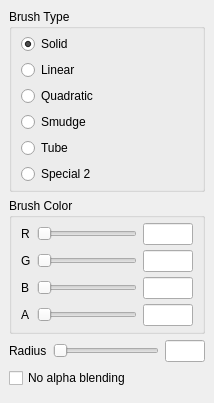
  <widget class="QDockWidget" name="brushDock">
   <property name="sizePolicy">
    <sizepolicy hsizetype="Preferred" vsizetype="Preferred">
     <horstretch>0</horstretch>
     <verstretch>0</verstretch>
    </sizepolicy>
   </property>
   <property name="floating">
    <bool>false</bool>
   </property>
   <property name="allowedAreas">
    <set>Qt::AllDockWidgetAreas</set>
   </property>
   <property name="windowTitle">
    <string>Brush</string>
   </property>
   <attribute name="dockWidgetArea">
    <number>1</number>
   </attribute>
   <widget class="QWidget" name="brushDockContents">
    <property name="sizePolicy">
     <sizepolicy hsizetype="Preferred" vsizetype="Preferred">
      <horstretch>0</horstretch>
      <verstretch>0</verstretch>
     </sizepolicy>
    </property>
    <layout class="QVBoxLayout" name="verticalLayout_3">
     <item>
      <widget class="QGroupBox" name="brushType">
       <property name="title">
        <string>Brush Type</string>
       </property>
       <layout class="QVBoxLayout" name="verticalLayout">
        <property name="topMargin">
         <number>5</number>
        </property>
        <property name="bottomMargin">
         <number>5</number>
        </property>
        <item>
         <widget class="QRadioButton" name="brushTypeSolid">
          <property name="text">
           <string>Solid</string>
          </property>
          <property name="checked">
           <bool>true</bool>
          </property>
         </widget>
        </item>
        <item>
         <widget class="QRadioButton" name="brushTypeLinear">
          <property name="text">
           <string>Linear</string>
          </property>
         </widget>
        </item>
        <item>
         <widget class="QRadioButton" name="brushTypeQuadratic">
          <property name="text">
           <string>Quadratic</string>
          </property>
         </widget>
        </item>
        <item>
         <widget class="QRadioButton" name="brushTypeSmudge">
          <property name="text">
           <string>Smudge</string>
          </property>
         </widget>
        </item>
        <item>
         <widget class="QRadioButton" name="brushTypeTube">
          <property name="text">
           <string>Tube</string>
          </property>
         </widget>
        </item>
        <item>
         <widget class="QRadioButton" name="brushTypeSpecial2">
          <property name="text">
           <string>Special 2</string>
          </property>
         </widget>
        </item>
       </layout>
      </widget>
     </item>
     <item>
      <widget class="QGroupBox" name="brushColor">
       <property name="title">
        <string>Brush Color</string>
       </property>
       <layout class="QGridLayout" name="gridLayout_3">
        <property name="topMargin">
         <number>5</number>
        </property>
        <property name="bottomMargin">
         <number>5</number>
        </property>
        <property name="verticalSpacing">
         <number>5</number>
        </property>
        <item row="2" column="3">
         <widget class="QLineEdit" name="brushColorTextboxBlue">
          <property name="minimumSize">
           <size>
            <width>50</width>
            <height>0</height>
           </size>
          </property>
          <property name="maximumSize">
           <size>
            <width>50</width>
            <height>16777215</height>
           </size>
          </property>
         </widget>
        </item>
        <item row="3" column="2">
         <widget class="QSlider" name="brushColorSliderAlpha">
          <property name="orientation">
           <enum>Qt::Horizontal</enum>
          </property>
         </widget>
        </item>
        <item row="1" column="0">
         <widget class="QLabel" name="brushColorLabelGreen">
          <property name="text">
           <string>G</string>
          </property>
         </widget>
        </item>
        <item row="1" column="2">
         <widget class="QSlider" name="brushColorSliderGreen">
          <property name="minimumSize">
           <size>
            <width>100</width>
            <height>0</height>
           </size>
          </property>
          <property name="orientation">
           <enum>Qt::Horizontal</enum>
          </property>
         </widget>
        </item>
        <item row="2" column="0">
         <widget class="QLabel" name="brushColorLabelBlue">
          <property name="text">
           <string>B</string>
          </property>
         </widget>
        </item>
        <item row="2" column="2">
         <widget class="QSlider" name="brushColorSliderBlue">
          <property name="minimumSize">
           <size>
            <width>100</width>
            <height>0</height>
           </size>
          </property>
          <property name="orientation">
           <enum>Qt::Horizontal</enum>
          </property>
         </widget>
        </item>
        <item row="0" column="0">
         <widget class="QLabel" name="brushColorLabelRed">
          <property name="text">
           <string>R</string>
          </property>
         </widget>
        </item>
        <item row="0" column="3">
         <widget class="QLineEdit" name="brushColorTextboxRed">
          <property name="minimumSize">
           <size>
            <width>50</width>
            <height>0</height>
           </size>
          </property>
          <property name="maximumSize">
           <size>
            <width>50</width>
            <height>16777215</height>
           </size>
          </property>
         </widget>
        </item>
        <item row="3" column="0">
         <widget class="QLabel" name="brushColorLabelAlpha">
          <property name="text">
           <string>A</string>
          </property>
         </widget>
        </item>
        <item row="3" column="3">
         <widget class="QLineEdit" name="brushColorTextboxAlpha">
          <property name="minimumSize">
           <size>
            <width>50</width>
            <height>0</height>
           </size>
          </property>
          <property name="maximumSize">
           <size>
            <width>50</width>
            <height>16777215</height>
           </size>
          </property>
         </widget>
        </item>
        <item row="1" column="3">
         <widget class="QLineEdit" name="brushColorTextboxGreen">
          <property name="minimumSize">
           <size>
            <width>50</width>
            <height>0</height>
           </size>
          </property>
          <property name="maximumSize">
           <size>
            <width>50</width>
            <height>16777215</height>
           </size>
          </property>
         </widget>
        </item>
        <item row="0" column="2">
         <widget class="QSlider" name="brushColorSliderRed">
          <property name="minimumSize">
           <size>
            <width>100</width>
            <height>0</height>
           </size>
          </property>
          <property name="orientation">
           <enum>Qt::Horizontal</enum>
          </property>
         </widget>
        </item>
       </layout>
      </widget>
     </item>
     <item>
      <widget class="QWidget" name="brushRadius" native="true">
       <layout class="QGridLayout" name="gridLayout_6">
        <property name="margin">
         <number>0</number>
        </property>
        <item row="0" column="3">
         <widget class="QLineEdit" name="brushRadiusTextbox">
          <property name="sizePolicy">
           <sizepolicy hsizetype="Expanding" vsizetype="Fixed">
            <horstretch>0</horstretch>
            <verstretch>0</verstretch>
           </sizepolicy>
          </property>
          <property name="minimumSize">
           <size>
            <width>40</width>
            <height>0</height>
           </size>
          </property>
          <property name="maximumSize">
           <size>
            <width>40</width>
            <height>16777215</height>
           </size>
          </property>
          <property name="text">
           <string/>
          </property>
         </widget>
        </item>
        <item row="0" column="2">
         <widget class="QSlider" name="brushRadiusSlider">
          <property name="minimumSize">
           <size>
            <width>100</width>
            <height>0</height>
           </size>
          </property>
          <property name="orientation">
           <enum>Qt::Horizontal</enum>
          </property>
         </widget>
        </item>
        <item row="0" column="0">
         <widget class="QLabel" name="brushRadiusLabel">
          <property name="text">
           <string>Radius</string>
          </property>
         </widget>
        </item>
       </layout>
      </widget>
     </item>
     <item>
      <widget class="QCheckBox" name="brushAlphaBlendingCheckbox">
       <property name="text">
        <string>No alpha blending</string>
       </property>
      </widget>
     </item>
     <item>
      <widget class="QWidget" name="emptySpaceBrush" native="true">
       <property name="sizePolicy">
        <sizepolicy hsizetype="Preferred" vsizetype="Expanding">
         <horstretch>0</horstretch>
         <verstretch>0</verstretch>
        </sizepolicy>
       </property>
      </widget>
     </item>
    </layout>
   </widget>
  </widget>
